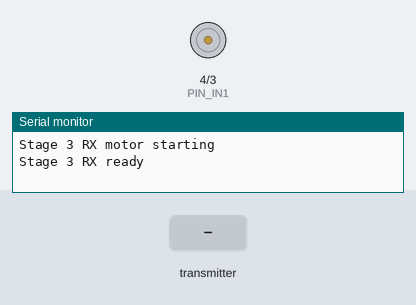
The sketch below on a simulated Arduino Uno, built with avr-gcc and run on an emulated ATmega328P. Parts: motor-driver pin pairs drawn as motors (green arrow = first pin HIGH = forward, orange = second pin HIGH = backward, longer = more drive, scaled by the enable pin), the last lines printed to the serial monitor. Inputs (shaded band) come from the test bench. No radio packets arrive unless stated.

Above: at 1.2 s.
1.3 s: the transmitter starts sending y = 256
At 2.5 s:
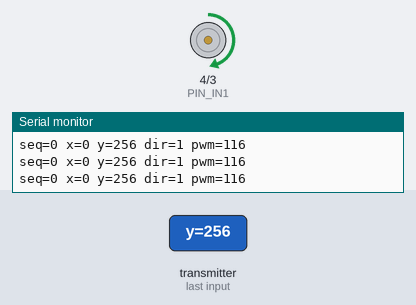
2.8 s: the transmitter starts sending y = 512
At 3.6 s:
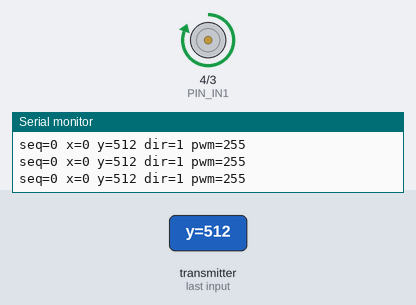
Timing chart, 0 to 5.8 s (numbered marks = the images above; inputs shaded):
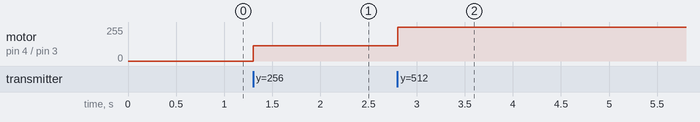

The sketch:

03_radio_rx_drive_motor.ino
```cpp
// 03_radio_rx_drive_motor.ino
// Stage 3: nRF24 receiver drives DC motor via L293D from joystick input
// Design intent:
//   - Joystick Y (forward/back) controls SPEED (faster/slower)
//   - Joystick X (left/right) selects DIRECTION (latched)
//   - Failsafe: if radio packets stop, motor stops

#include <SPI.h>
#include <RF24.h>

// ---------------- Radio ----------------
RF24 radio(9, 10);               // CE, CSN
const byte address[6] = "JOY1";

struct Payload {
  int16_t x;       // -512..+511
  int16_t y;       // -512..+511
  uint16_t seq;
};

// ---------------- Motor (L293D) ----------------
// Match these to your working motor-only wiring:
const uint8_t PIN_EN  = 5;  // PWM (L293D pin 1 EN1,2)
const uint8_t PIN_IN1 = 4;  // L293D pin 2 IN1
const uint8_t PIN_IN2 = 3;  // L293D pin 7 IN2

// ---------------- Control tuning ----------------
const int DEAD_X = 60;               // direction selection deadband (left/right)
const int DEAD_Y = 40;               // speed deadband (forward/back)
const unsigned long FAILSAFE_MS = 400;

unsigned long lastRxMs = 0;

// Latched direction: updated only when X is pushed past DEAD_X
int8_t lastDir = +1;                 // default direction on startup (+1 or -1)

void motorStopCoast() {
  digitalWrite(PIN_IN1, LOW);
  digitalWrite(PIN_IN2, LOW);
  analogWrite(PIN_EN, 0);
}

void motorDrive(int8_t dir, uint8_t pwm) {
  if (pwm == 0) {                     // speed=0 always stops motor
    motorStopCoast();
    return;
  }

  // If direction is ever 0 (shouldn't be after latching), coast
  if (dir == 0) {
    motorStopCoast();
    return;
  }

  if (dir > 0) {                      // "forward"
    digitalWrite(PIN_IN1, HIGH);
    digitalWrite(PIN_IN2, LOW);
  } else {                            // "reverse"
    digitalWrite(PIN_IN1, LOW);
    digitalWrite(PIN_IN2, HIGH);
  }

  analogWrite(PIN_EN, pwm);
}

uint8_t mapJoyToPwm(int16_t y) {
  int v = abs(y);                     // speed is magnitude of Y
  if (v < DEAD_Y) return 0;
  v = constrain(v, DEAD_Y, 512);
  return (uint8_t)map(v, DEAD_Y, 512, 0, 255);
}

int8_t joyToDir(int16_t x) {
  if (abs(x) < DEAD_X) return 0;
  return (x > 0) ? +1 : -1;
}

void setup() {
  Serial.begin(115200);
  Serial.println("Stage 3 RX motor starting");

  // Motor pins
  pinMode(PIN_EN, OUTPUT);
  pinMode(PIN_IN1, OUTPUT);
  pinMode(PIN_IN2, OUTPUT);
  motorStopCoast();

  // Radio
  radio.begin();
  radio.setPALevel(RF24_PA_LOW);
  radio.setDataRate(RF24_250KBPS);
  radio.setChannel(108);
  radio.openReadingPipe(1, address);
  radio.startListening();

  Serial.println("Stage 3 RX ready");
}

void loop() {
  Payload p;

  if (radio.available()) {
    while (radio.available()) {
      radio.read(&p, sizeof(p));
    }
    lastRxMs = millis();

    // Speed from Y
    uint8_t pwm = mapJoyToPwm(p.y);

    // Direction from X (latched)
    int8_t newDir = joyToDir(p.x);
    if (newDir != 0) lastDir = newDir;

    // Drive motor using latched direction and current speed
    motorDrive(lastDir, pwm);

    // Debug
    Serial.print("seq="); Serial.print(p.seq);
    Serial.print(" x=");  Serial.print(p.x);
    Serial.print(" y=");  Serial.print(p.y);
    Serial.print(" dir="); Serial.print((int)lastDir);
    Serial.print(" pwm="); Serial.println(pwm);
  }

  // Failsafe: if link drops, stop motor
  if (millis() - lastRxMs > FAILSAFE_MS) {
    motorStopCoast();
  }
}
```

Measured:
- after the input at 1.3 s, motor on pin 4 (PIN_IN1) / pin 3 (PIN_IN2): stopped → forward 116/255 at once
- after the input at 2.8 s, motor on pin 4 (PIN_IN1) / pin 3 (PIN_IN2): forward 116/255 → forward 255/255 at once
